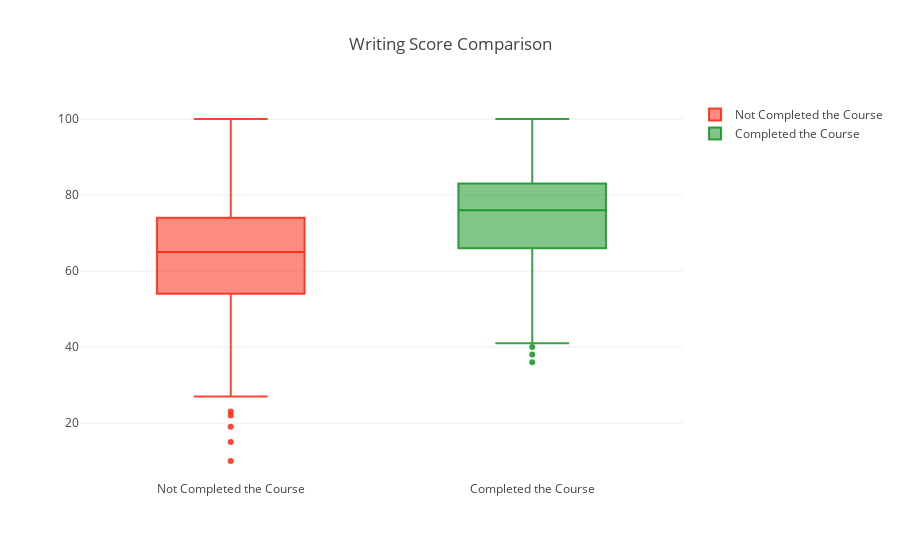

This figure's notebook cell:
### Markdown cell above
### Writing Score Comparison btw Test Prep "Completed" Vs "None"

### Code cell
writing_none=df_none['writing score']
writing_completed=df_completed['writing score']
trace1 = go.Box(
     y = writing_none,
     name = 'Not Completed the Course',
     marker = dict(color = 'rgba(254,24,0,0.8)')
)
trace2 = go.Box(
     y = writing_completed,
     name = 'Completed the Course',
     marker = dict(color = 'rgba(5,140,20,0.8)')
)
data = [trace1,trace2]
layout= go.Layout(title='Writing Score Comparison')
fig =go.Figure(data=data, layout=layout)
iplot(fig)

### Figure 1 — Plotly figure (JSON) as saved in the notebook; plotly's stock layout.template omitted (floating-point values rounded to 4 significant figures; data arrays with more than 128 entries replaced by an {"elided": "..."} marker saying what was removed)
{"data": [{"marker": {"color": "rgba(254,24,0,0.8)"}, "name": "Not Completed the Course", "type": "box", "uid": "3b49d610-2904-11e9-bede-3cf862c2ea5b", "y": {"elided": "642 int values"}}, {"marker": {"color": "rgba(5,140,20,0.8)"}, "name": "Completed the Course", "type": "box", "uid": "3b49d611-2904-11e9-b7eb-3cf862c2ea5b", "y": {"elided": "358 int values"}}], "layout": {"title": "Writing Score Comparison"}}
